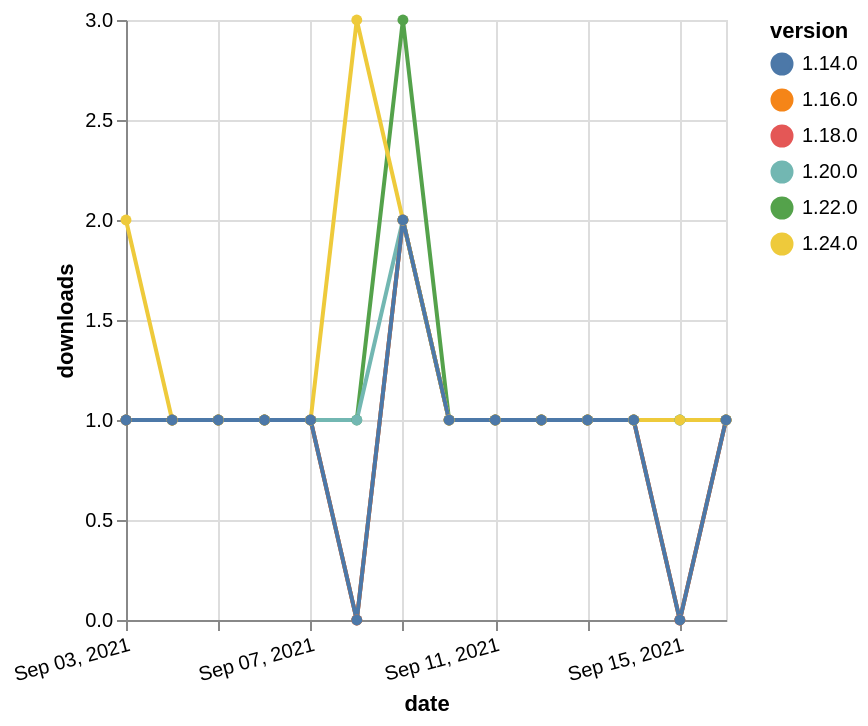

Write a Vega-Lite specification for this figure.
### Vega-Lite specification from a JSON file in a GitHub repository (floating-point values rounded to 4 significant figures)
{"$schema": "https://vega.github.io/schema/vega-lite/v5.json", "description": "A simple bar chart with embedded data.", "data": {"values": [{"date": "2021-09-03", "total": 213, "delta": 1, "version": "1.18.0"}, {"date": "2021-09-04", "total": 214, "delta": 1, "version": "1.18.0"}, {"date": "2021-09-05", "total": 215, "delta": 1, "version": "1.18.0"}, {"date": "2021-09-06", "total": 216, "delta": 1, "version": "1.18.0"}, {"date": "2021-09-07", "total": 217, "delta": 1, "version": "1.18.0"}, {"date": "2021-09-08", "total": 217, "delta": 0, "version": "1.18.0"}, {"date": "2021-09-09", "total": 219, "delta": 2, "version": "1.18.0"}, {"date": "2021-09-10", "total": 220, "delta": 1, "version": "1.18.0"}, {"date": "2021-09-11", "total": 221, "delta": 1, "version": "1.18.0"}, {"date": "2021-09-12", "total": 222, "delta": 1, "version": "1.18.0"}, {"date": "2021-09-13", "total": 223, "delta": 1, "version": "1.18.0"}, {"date": "2021-09-14", "total": 224, "delta": 1, "version": "1.18.0"}, {"date": "2021-09-15", "total": 224, "delta": 0, "version": "1.18.0"}, {"date": "2021-09-16", "total": 225, "delta": 1, "version": "1.18.0"}, {"date": "2021-09-03", "total": 209, "delta": 1, "version": "1.22.0"}, {"date": "2021-09-04", "total": 210, "delta": 1, "version": "1.22.0"}, {"date": "2021-09-05", "total": 211, "delta": 1, "version": "1.22.0"}, {"date": "2021-09-06", "total": 212, "delta": 1, "version": "1.22.0"}, {"date": "2021-09-07", "total": 213, "delta": 1, "version": "1.22.0"}, {"date": "2021-09-08", "total": 214, "delta": 1, "version": "1.22.0"}, {"date": "2021-09-09", "total": 217, "delta": 3, "version": "1.22.0"}, {"date": "2021-09-10", "total": 218, "delta": 1, "version": "1.22.0"}, {"date": "2021-09-11", "total": 219, "delta": 1, "version": "1.22.0"}, {"date": "2021-09-12", "total": 220, "delta": 1, "version": "1.22.0"}, {"date": "2021-09-13", "total": 221, "delta": 1, "version": "1.22.0"}, {"date": "2021-09-14", "total": 222, "delta": 1, "version": "1.22.0"}, {"date": "2021-09-15", "total": 223, "delta": 1, "version": "1.22.0"}, {"date": "2021-09-16", "total": 224, "delta": 1, "version": "1.22.0"}, {"date": "2021-09-03", "total": 176, "delta": 1, "version": "1.20.0"}, {"date": "2021-09-04", "total": 177, "delta": 1, "version": "1.20.0"}, {"date": "2021-09-05", "total": 178, "delta": 1, "version": "1.20.0"}, {"date": "2021-09-06", "total": 179, "delta": 1, "version": "1.20.0"}, {"date": "2021-09-07", "total": 180, "delta": 1, "version": "1.20.0"}, {"date": "2021-09-08", "total": 181, "delta": 1, "version": "1.20.0"}, {"date": "2021-09-09", "total": 183, "delta": 2, "version": "1.20.0"}, {"date": "2021-09-10", "total": 184, "delta": 1, "version": "1.20.0"}, {"date": "2021-09-11", "total": 185, "delta": 1, "version": "1.20.0"}, {"date": "2021-09-12", "total": 186, "delta": 1, "version": "1.20.0"}, {"date": "2021-09-13", "total": 187, "delta": 1, "version": "1.20.0"}, {"date": "2021-09-14", "total": 188, "delta": 1, "version": "1.20.0"}, {"date": "2021-09-15", "total": 189, "delta": 1, "version": "1.20.0"}, {"date": "2021-09-16", "total": 190, "delta": 1, "version": "1.20.0"}, {"date": "2021-09-03", "total": 209, "delta": 1, "version": "1.16.0"}, {"date": "2021-09-04", "total": 210, "delta": 1, "version": "1.16.0"}, {"date": "2021-09-05", "total": 211, "delta": 1, "version": "1.16.0"}, {"date": "2021-09-06", "total": 212, "delta": 1, "version": "1.16.0"}, {"date": "2021-09-07", "total": 213, "delta": 1, "version": "1.16.0"}, {"date": "2021-09-08", "total": 213, "delta": 0, "version": "1.16.0"}, {"date": "2021-09-09", "total": 215, "delta": 2, "version": "1.16.0"}, {"date": "2021-09-10", "total": 216, "delta": 1, "version": "1.16.0"}, {"date": "2021-09-11", "total": 217, "delta": 1, "version": "1.16.0"}, {"date": "2021-09-12", "total": 218, "delta": 1, "version": "1.16.0"}, {"date": "2021-09-13", "total": 219, "delta": 1, "version": "1.16.0"}, {"date": "2021-09-14", "total": 220, "delta": 1, "version": "1.16.0"}, {"date": "2021-09-15", "total": 220, "delta": 0, "version": "1.16.0"}, {"date": "2021-09-16", "total": 221, "delta": 1, "version": "1.16.0"}, {"date": "2021-09-03", "total": 125, "delta": 2, "version": "1.24.0"}, {"date": "2021-09-04", "total": 126, "delta": 1, "version": "1.24.0"}, {"date": "2021-09-05", "total": 127, "delta": 1, "version": "1.24.0"}, {"date": "2021-09-06", "total": 128, "delta": 1, "version": "1.24.0"}, {"date": "2021-09-07", "total": 129, "delta": 1, "version": "1.24.0"}, {"date": "2021-09-08", "total": 132, "delta": 3, "version": "1.24.0"}, {"date": "2021-09-09", "total": 134, "delta": 2, "version": "1.24.0"}, {"date": "2021-09-10", "total": 135, "delta": 1, "version": "1.24.0"}, {"date": "2021-09-11", "total": 136, "delta": 1, "version": "1.24.0"}, {"date": "2021-09-12", "total": 137, "delta": 1, "version": "1.24.0"}, {"date": "2021-09-13", "total": 138, "delta": 1, "version": "1.24.0"}, {"date": "2021-09-14", "total": 139, "delta": 1, "version": "1.24.0"}, {"date": "2021-09-15", "total": 140, "delta": 1, "version": "1.24.0"}, {"date": "2021-09-16", "total": 141, "delta": 1, "version": "1.24.0"}, {"date": "2021-09-03", "total": 267, "delta": 1, "version": "1.14.0"}, {"date": "2021-09-04", "total": 268, "delta": 1, "version": "1.14.0"}, {"date": "2021-09-05", "total": 269, "delta": 1, "version": "1.14.0"}, {"date": "2021-09-06", "total": 270, "delta": 1, "version": "1.14.0"}, {"date": "2021-09-07", "total": 271, "delta": 1, "version": "1.14.0"}, {"date": "2021-09-08", "total": 271, "delta": 0, "version": "1.14.0"}, {"date": "2021-09-09", "total": 273, "delta": 2, "version": "1.14.0"}, {"date": "2021-09-10", "total": 274, "delta": 1, "version": "1.14.0"}, {"date": "2021-09-11", "total": 275, "delta": 1, "version": "1.14.0"}, {"date": "2021-09-12", "total": 276, "delta": 1, "version": "1.14.0"}, {"date": "2021-09-13", "total": 277, "delta": 1, "version": "1.14.0"}, {"date": "2021-09-14", "total": 278, "delta": 1, "version": "1.14.0"}, {"date": "2021-09-15", "total": 278, "delta": 0, "version": "1.14.0"}, {"date": "2021-09-16", "total": 279, "delta": 1, "version": "1.14.0"}]}, "width": "container", "mark": {"type": "line", "point": {"filled": true}}, "encoding": {"x": {"field": "date", "type": "temporal", "timeUnit": "yearmonthdate", "title": "date", "axis": {"labelAngle": -15}}, "y": {"field": "delta", "type": "quantitative", "title": "downloads"}, "color": {"field": "version", "type": "nominal"}, "tooltip": {"field": "delta"}}}
